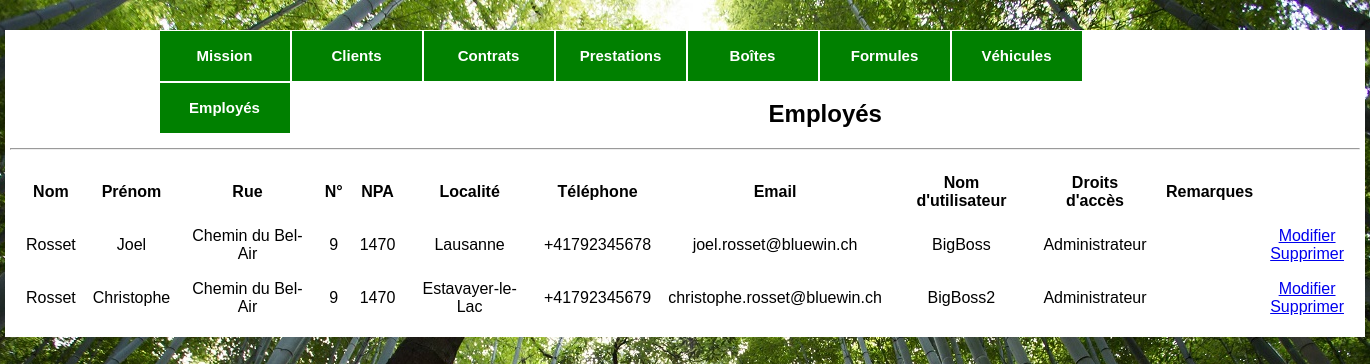
Page /employes.php on the committed database.
### tables this page shows
CREATE TABLE IF NOT EXISTS `employe` (
  `employe_id` INT UNSIGNED NOT NULL AUTO_INCREMENT,
  `nom` VARCHAR(45) NOT NULL,
  `prenom` VARCHAR(45) NOT NULL,
  `adresse_rue` VARCHAR(45) NOT NULL,
  `adresse_numero` INT(3) UNSIGNED NOT NULL,
  `adresse_code_postal` INT(4) UNSIGNED NOT NULL,
  `localite_id` INT UNSIGNED NOT NULL,
  `no_telephone` VARCHAR(12) NOT NULL,
  `email` VARCHAR(100) NULL,
  `iban` VARCHAR(34) NOT NULL,
  `salaire_mensuel` INT(6) UNSIGNED NOT NULL,
  `droits_acces_id` INT UNSIGNED NOT NULL,
  `nom_utilisateur` VARCHAR(100) NOT NULL,
  `mot_passe` VARCHAR(128) NOT NULL,
  `remarques` VARCHAR(200) NULL,
  `last_update` TIMESTAMP NOT NULL DEFAULT CURRENT_TIMESTAMP,
  PRIMARY KEY (`employe_id`),
  UNIQUE INDEX `employe_id_UNIQUE` (`employe_id` ASC),
  INDEX `fk_employe_droits_acces1_idx` (`droits_acces_id` ASC),
  INDEX `fk_employe_localite1_idx` (`localite_id` ASC),
  CONSTRAINT `fk_employe_droits_acces1`
    FOREIGN KEY (`droits_acces_id`)
    REFERENCES `droits_acces` (`droits_acces_id`)
    ON DELETE RESTRICT
    ON UPDATE CASCADE,
  CONSTRAINT `fk_employe_localite1`
    FOREIGN KEY (`localite_id`)
    REFERENCES `localite` (`localite_id`)
    ON DELETE RESTRICT
    ON UPDATE CASCADE);

CREATE TABLE IF NOT EXISTS `localite` (
  `localite_id` INT UNSIGNED NOT NULL AUTO_INCREMENT,
  `localite` VARCHAR(45) NOT NULL,
  `commune_id` INT UNSIGNED NOT NULL,
  `dechetterie_id` INT UNSIGNED NOT NULL,
  `last_update` TIMESTAMP NOT NULL DEFAULT CURRENT_TIMESTAMP,
  PRIMARY KEY (`localite_id`),
  INDEX `fk_localite_commune1_idx` (`commune_id` ASC),
  INDEX `fk_localite_dechetterie1_idx` (`dechetterie_id` ASC),
  CONSTRAINT `fk_localite_commune1`
    FOREIGN KEY (`commune_id`)
    REFERENCES `commune` (`commune_id`)
    ON DELETE RESTRICT
    ON UPDATE CASCADE,
  CONSTRAINT `fk_localite_dechetterie1`
    FOREIGN KEY (`dechetterie_id`)
    REFERENCES `dechetterie` (`dechetterie_id`)
    ON DELETE RESTRICT
    ON UPDATE CASCADE);

CREATE TABLE IF NOT EXISTS `droits_acces` (
  `droits_acces_id` INT UNSIGNED NOT NULL AUTO_INCREMENT,
  `droits_acces` VARCHAR(45) NOT NULL,
  `details_droits` VARCHAR(100) NULL,
  `last_update` TIMESTAMP NOT NULL DEFAULT CURRENT_TIMESTAMP,
  PRIMARY KEY (`droits_acces_id`),
  UNIQUE INDEX `droits_acces_id_UNIQUE` (`droits_acces_id` ASC));

### includes/include.php (called while the page is built, shortened)
<?php
    function connexion($requete, $type_req)
    {
        try
        {
            $connexion = new PDO('mysql:host=localhost; dbname=oust','root', 'root');
            $connexion->setAttribute(PDO::ATTR_ERRMODE, PDO::ERRMODE_EXCEPTION);
        }
        catch (Exception $e)
        {
            echo 'Une erreur est survenue lors de la connexion à la base de données.'.$e->getMessage();
            die();
        }
        if ($type_req == 'select')
        {
            $resultats = $connexion->query("$requete");
        }
        else
        {
            $resultats = $connexion->exec("$requete");
        }
        return $resultats;
    }
?>

### employes.php (the view, shortened to what this page needs)
<!DOCTYPE html>
<?php
    include ('includes/include.php');
?>
<html lang="fr">
    <head>
        <link href="css/oust.css" rel="stylesheet" type="text/css" media="all">
    </head>
    <body>
        <?php include 'menu.php'; ?>
        <div id ="wrapper" class="employes">
            <h2>Employ&eacutes</h2>
            <hr>
            <table align="center">
                <tr>
                    <th>Nom</th>
                    <th>Pr&eacutenom</th>
                    <th>Rue</th>
					<th>N&deg</th>
                    <th>NPA</th>
                    <th>Localit&eacute</th>
                    <th>T&eacutel&eacutephone</th>
                    <th>Email</th>
                    <th>Nom d'utilisateur</th>
                    <th>Droits d'accès</th>
                    <th>Remarques</th>
                </tr>
                <?php
                    $reqSQL = 'SELECT *
                               FROM employe AS e
                               INNER JOIN localite AS l
                               ON e.localite_id = l.localite_id
                               INNER JOIN droits_acces AS d
                               ON e.droits_acces_id = d.droits_acces_id
							   ORDER BY nom';
                    $resSQL = connexion($reqSQL, 'select');
                    while (($ligneSQL = $resSQL->fetch()))
                    {
                        echo '<tr >
                                <td>'.$ligneSQL['nom'].'</td>
                                <td>'.$ligneSQL['prenom'].'</td>
                                <td>'.$ligneSQL['adresse_rue'].'</td>
                                <td>'.$ligneSQL['adresse_numero'].'</td>
                                <td>'.$ligneSQL['adresse_code_postal'].'</td>
                                <td>'.$ligneSQL['localite'].'</td>
                                <td>'.$ligneSQL['no_telephone'].'</td>
                                <td>'.$ligneSQL['email'].'</td>
                                <td>'.$ligneSQL['nom_utilisateur'].'</td>
                                <td>'.$ligneSQL['droits_acces'].'</td>
                                <td>'.$ligneSQL['remarques'].'</td>
                                <td>
                                    <a href="gestionEmployes.php?employe_id='.$ligneSQL['employe_id'].'"">
                                        Modifier
                                    </a>
                                    <br/>
                                    <a href="suppressionEmployes.php?employe_id='.$ligneSQL['employe_id'].'">
                                        Supprimer
                                    </a>
                                </td>
                            </tr>';
                    }
                ?>
            </table>
        </div>
    </body>
</html>

### css/oust.css (style rules this page uses)
body { background-image: url("../images/background-arbre.jpg"); background-repeat: no-repeat; background-attachment: fixed; width: 100%; height: 100%; background-position: top center; position: relative; margin: auto; }
table { border-spacing: 15px; }
#wrapper { background: white; margin: auto; margin-top: 30px; margin-bottom: 30px; width: 792px; text-align: center; padding: 50px 5px 5px 5px; }
#wrapper.employes { width: 1350px; }

### rows in the picture
employe: nom "Rosset", prenom "Joel", adresse_rue "Chemin du Bel-Air", adresse_numero "9", adresse_code_postal "1470", localite.localite "Lausanne", no_telephone "+41792345678", email "joel.rosset@bluewin.ch", nom_utilisateur "BigBoss", droits_acces.droits_acces "Administrateur"
employe: nom "Rosset", prenom "Christophe", adresse_rue "Chemin du Bel-Air", adresse_numero "9", adresse_code_postal "1470", localite.localite "Estavayer-le-Lac", no_telephone "+41792345679", email "christophe.rosset@bluewin.ch", nom_utilisateur "BigBoss2", droits_acces.droits_acces "Administrateur"
